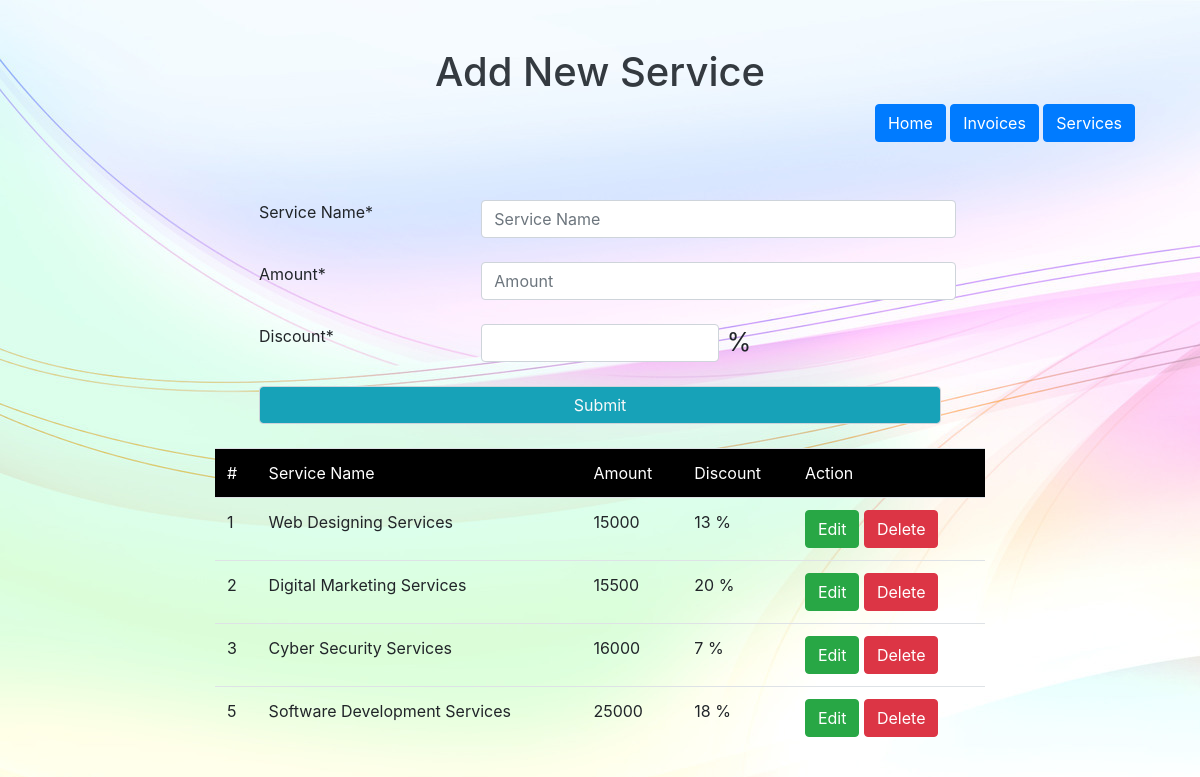
/services.php, run on the app's committed database.
### tables this page shows
CREATE TABLE `services` (
  `s_id` int(25) NOT NULL,
  `s_name` varchar(255) NOT NULL,
  `s_amt` varchar(255) NOT NULL,
  `s_discount` varchar(255) NOT NULL,
  `c_id` int(25) NOT NULL
);

### services.php (the view, shortened to what this page needs)
<!DOCTYPE html>
<html>
<head>
	<?php
		include_once 'config.php';
		include_once 'plugins.php';
	?>
</head>
<body>
      <div class="container mt-5">
        <div class="row">
          <div class="col-sm-12 text-center">
            <div class="title-area text-dark">
              <h1 class="font-primary">Add New Service</h1>
              <div class="h-btn">
                <a href="index.php" class="btn btn-primary">Home</a>
                <a href="display.php" class="btn btn-primary">Invoices</a>
                <a href="services.php" class="btn btn-primary">Services</a>
              </div>
            </div>
          </div>
        </div>
        <div class="row">
          <div class="col-sm-12 col-md-12 col-lg-8 offset-lg-2">
            <div class="form-area p-lg-4 p-3">
              <form name="serviceform" method="post" action="<?= htmlspecialchars($_SERVER['PHP_SELF']);?>">
                <div class="row">
                  <label class="col-sm-4 mt-4">Service Name*</label>
                  <input type="text" name="sname" id="sname" class="form-control col-sm-8 mt-4" placeholder="Service Name" required>
                  <label class="col-sm-4 mt-4">Amount*</label>
                  <input type="text" name="samt" id="samt" class="form-control col-sm-8 mt-4" placeholder="Amount" required>
                  <label class="col-sm-4 mt-4">Discount*</label>
                  <input type="number" max="100" min="0" name="sdiscount" id="sdiscount" class="form-control col-sm-4 mt-4" required><span class="ml-2 mt-4" style="font-size: 25px;">%</span>
                </div>
                <div class="row">
                  <div class="col-sm-12">
                    <input type="submit" name="btnService" id="btnService" class="form-control bg-info text-light font-secondary mt-4" value="Submit" >
                  </div>
                </div>
              </form>
            </div>
          </div>
        </div>
      </div>
      	<?php
	      	$fetchservice = "SELECT * FROM services";
	      	$result = mysqli_query($conn, $fetchservice);
      		if (mysqli_num_rows($result)>0) {
      	?>
      <div class="container col-sm-12 col-md-12 col-lg-8" >
      	<table class="table">
      		<thead style="background-color: black; color: white;">
      			<tr>
      				<td>#</td>
      				<td>Service Name</td>
              <td>Amount</td>
      				<td>Discount</td>
              <td>Action</td>
      			</tr>
      		</thead>
      		<tbody>
      			<?php
      				while ($rows = mysqli_fetch_array($result)) {
      			?>
      			<tr>
      				<td><?php echo $rows['s_id'];?></td>
      				<td><?php echo $rows['s_name'];?></td>
              <td><?php echo $rows['s_amt'];?></td>
      				<td><?php echo $rows['s_discount'];?> %</td>
              <td>
              <a href="editservice.php?id=<?php echo $rows['s_id']; ?>" name="btnEdit" id="btnEdit" class="btn btn-success">Edit</a>
              <a href="deleteservice.php?id=<?php echo $rows['s_id']; ?>" name="btnDelete" id="btnDelete" class="btn btn-danger">Delete</a>
              </td>
      			</tr>
      			<?php
      				}
      			?>
      		</tbody>
      	</table>
      </div>
      <?php
      		}
      		else{
      			echo "No Data present.....";
      		}
      	?>
</body>
</html>

### style.css (style rules this page uses)
body { background-image: url('backimg.jpg'); background-repeat: no-repeat; }

### services.php (style rules this page uses)
.h-btn { float: right; margin-right: 20px; margin-bottom: 10px; }

### data on the page
services: s_id "1", s_name "Web Designing Services", s_amt "15000", s_discount "13"
services: s_id "2", s_name "Digital Marketing Services", s_amt "15500", s_discount "20"
services: s_id "3", s_name "Cyber Security Services", s_amt "16000", s_discount "7"
services: s_id "5", s_name "Software Development Services", s_amt "25000", s_discount "18"
